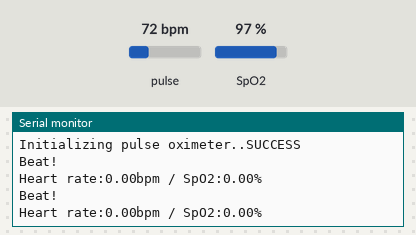
The sketch below on a simulated ESP32. Parts: the last lines printed to the serial monitor. The inputs (shaded band) are chosen by the test bench; at power-on: pulse 72 bpm, SpO2 97 %. WiFi joins after 1.5 s; servers stay silent unless stated.

Above: at 3.7 s.
3.8 s: pulse set to 42 bpm
At 5.2 s:
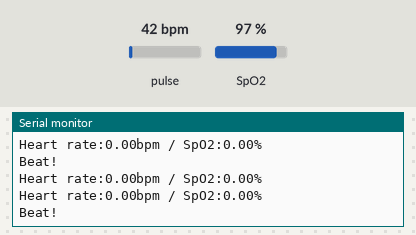
5.3 s: SpO2 set to 80 %
At 6.1 s:
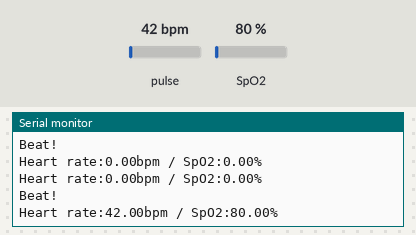
6.8 s: pulse set to 70 bpm
At 10.3 s:
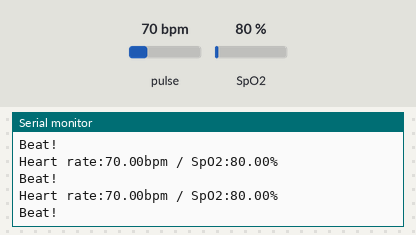
Timing chart, 0 to 11.8 s (numbered marks = the images above; inputs shaded):
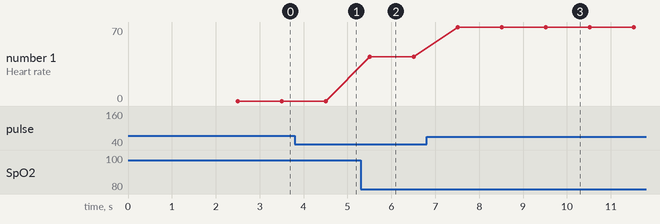

The sketch:

MAX30100.ino
```cpp
// MAX30100 PulseOximeter Interface with ESP32//

// Vedant0891 //
// Instagram @TechnoLord.epg //
// Youtube @ TechnoLord Programming //


#include <WiFi.h>
#include <WebServer.h>
#include "MAX30100_PulseOximeter.h"
#include "html.h"

WebServer server(80);

const char* ssid = "*Your SSID";    /*Enter Your SSID*/
const char* password = "*Your Password*"; /*Enter Your Password*/


#define REPORTING_PERIOD_MS     1000

// Creating object for PulseOximeter class as pox
PulseOximeter pox;

uint32_t tsLastReport = 0;
float HeartRate,SpO;

// Callback (registered below) fired when a pulse is detected
void onBeatDetected()
{
    Serial.println("Beat!");
}

void MainPage() {
  String _html_page = html_page;              /*Read The HTML Page*/
  server.send(200, "text/html", _html_page);  /*Send the code to the web server*/
}

void MAX30100() {
  String data = "[\""+String(HeartRate)+"\",\""+String(SpO)+"\"]";
  server.send(200, "text/plane", data);
}

void setup()
{
    Serial.begin(115200);
    WiFi.mode(WIFI_STA);                  /*Set the WiFi in STA Mode*/
    WiFi.begin(ssid, password);
    Serial.print("Connecting to ");
    Serial.println(ssid);
    delay(1000);                          /*Wait for 1000mS*/
    while(WiFi.waitForConnectResult() != WL_CONNECTED){Serial.print(".");} /*Wait while connecting to WiFi*/
    Serial.print("Connected to ");
    Serial.println(ssid);
    Serial.print("Your Local IP address is: ");
    Serial.println(WiFi.localIP());       /*Print the Local IP*/

    server.on("/", MainPage);             /*Display the Web/HTML Page*/
    server.on("/readmax30100", MAX30100); /*Display the updated Distance value(CM and INCH)*/
    server.begin();                       /*Start Server*/
    delay(1000);                          /*Wait for 1000mS*/


    Serial.print("Initializing pulse oximeter..");

    // Initialize the PulseOximeter instance
    // Failures are generally due to an improper I2C wiring, missing power supply
    // or wrong target chip
    if (!pox.begin()) {
        Serial.println("FAILED");
        for(;;);
    } else {
        Serial.println("SUCCESS");
    }

    // The default current for the IR LED is 50mA and it could be changed
    //   by uncommenting the following line. Check MAX30100_Registers.h for all the
    //   available options.
    // pox.setIRLedCurrent(MAX30100_LED_CURR_7_6MA);

    // Register a callback for the beat detection
    pox.setOnBeatDetectedCallback(onBeatDetected);
}

void loop()
{
    // Make sure to call update as fast as possible
    pox.update();
    server.handleClient();

    // Asynchronously dump heart rate and oxidation levels to the serial
    // For both, a value of 0 means "invalid"
    if (millis() - tsLastReport > REPORTING_PERIOD_MS) {

        HeartRate = pox.getHeartRate();
        Serial.print("Heart rate:");
        Serial.print(HeartRate);

        SpO = pox.getSpO2();
        Serial.print("bpm / SpO2:");
        Serial.print(SpO);
        Serial.println("%");

        tsLastReport = millis();
    }
}
```

html.h
```cpp
/*
  ESP32 MAX30100 HTML WebServer Code
  Vedant0891
*/

const char html_page[] PROGMEM = R"RawString(
<!DOCTYPE html>
<html>
  <style>
    h1 {text-align: center; font-size: 30px; font-family:sans-serif;}
    p{text-align: center; color: #4CAF50; font-size: 40px;}
    body{ padding:100px 0; }

#heart {

    width: 100px;
    height: 90px;
    animation: heartbeat 1s infinite;
    margin:0 auto
}
#heart:before,
#heart:after {
    position: absolute;
    content: "";
    left: 50px;
    top: 0px;
    width: 50px;
    height: 80px;
    background: #c33;
    -moz-border-radius: 50px 50px 0 0;
    border-radius: 50px 50px 0 0;
    -webkit-transform: rotate(-45deg);
       -moz-transform: rotate(-45deg);
        -ms-transform: rotate(-45deg);
         -o-transform: rotate(-45deg);
            transform: rotate(-45deg);
    -webkit-transform-origin: 0 100%;
       -moz-transform-origin: 0 100%;
        -ms-transform-origin: 0 100%;
         -o-transform-origin: 0 100%;
            transform-origin: 0 100%;
}

#heart:after {
    left: 0;
    -webkit-transform: rotate(45deg);
       -moz-transform: rotate(45deg);
        -ms-transform: rotate(45deg);
         -o-transform: rotate(45deg);
            transform: rotate(45deg);
    -webkit-transform-origin: 100% 100%;
       -moz-transform-origin: 100% 100%;
        -ms-transform-origin: 100% 100%;
         -o-transform-origin: 100% 100%;
            transform-origin :100% 100%;
}

      @keyframes heartbeat
      {
        0%
        {
          transform: scale( .75 );
        }
        20%
        {
          transform: scale( 1 );
        }
        40%
        {
          transform: scale( .75 );
        }
        60%
        {
          transform: scale( 1 );
        }
        80%
        {
          transform: scale( .75 );
        }
        100%
        {
          transform: scale( .75 );
        }
      }

  </style>

<body>
  <h1>MAX30100 Heart Rate Sensor using NodeMCU</h1><br>
  <div id="heart"></div>
  <p>Heart rate: <span id="heartrate">0</span>bpm</p>
  <p>SpO2 : <span id="spo2">0</span>%</p>

<script>
  setInterval(function() {
    var xhttp = new XMLHttpRequest();
    xhttp.onreadystatechange = function() {
      if (this.readyState == 4 && this.status == 200) {
        const text = this.responseText;
        const myArr = JSON.parse(text);
       document.getElementById("heartrate").innerHTML = myArr[0];
        document.getElementById("spo2").innerHTML = myArr[1];
      }
    };
    xhttp.open("GET", "readmax30100", true);
    xhttp.send();
  },50);
</script>
</body>
</html>
)RawString";
```

Measured:
- after the input at 5.3 s, the serial monitor: prints a new line after 0.21 s (image 2)
- after the input at 6.8 s, the serial monitor: prints a new line after 0.71 s (image 3)
- plotted number 1: 42 → 70 after the input at 6.8 s
